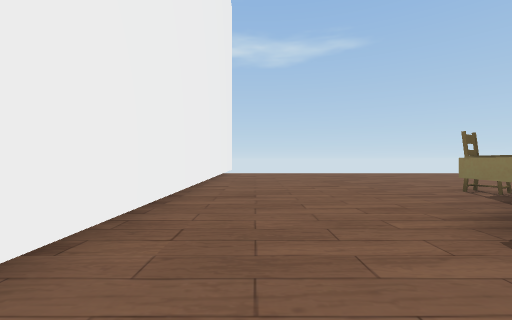
[1] (above)

23 first-person views from a walk through a Unity game level. The camera is 0.6 m above the floor, looks level and sees 90° across. The floor is counted in squares, 1 m on a side. Each view is taken from the middle of a square. On the plan, view 1 faces up. The plan holds only what a view shows up to about 9 squares ahead; the rest is blank. The place goes on beyond the plan.

[2]
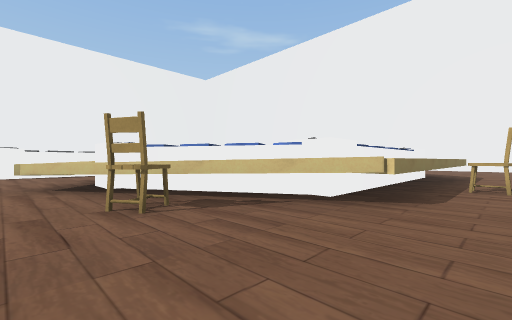

[3]
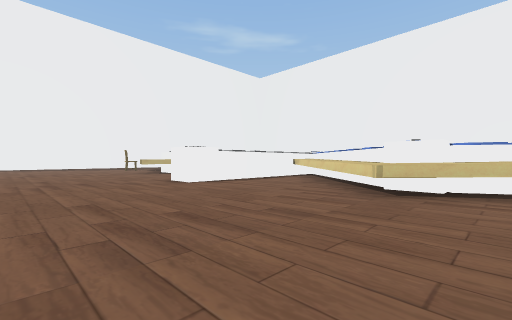

[4]
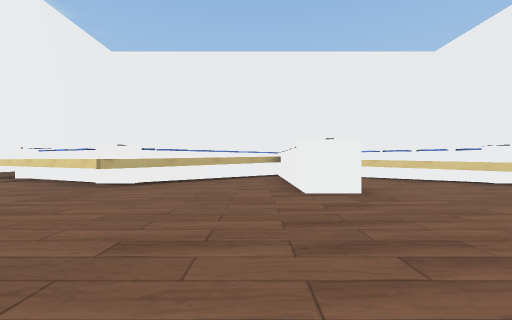

[5]
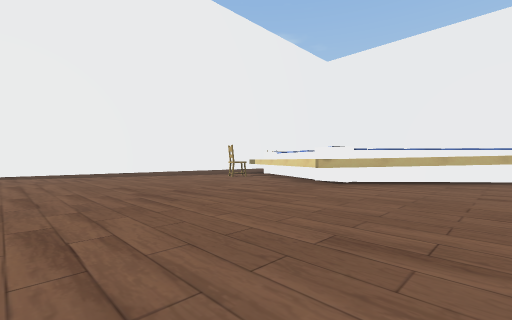

[6]
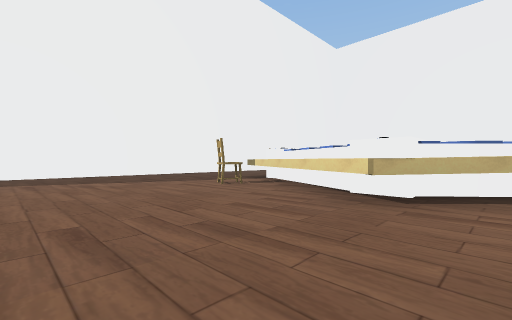

[7]
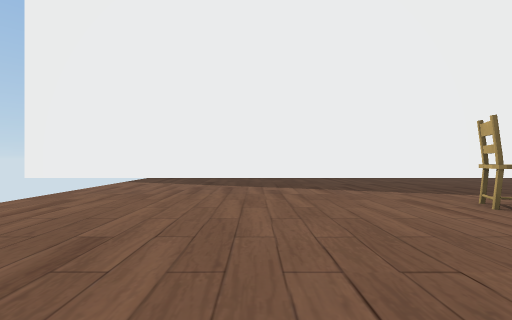

[8]
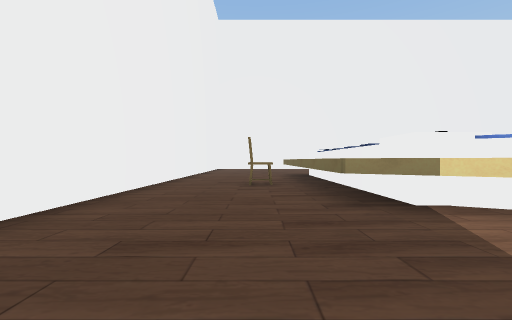

[9]
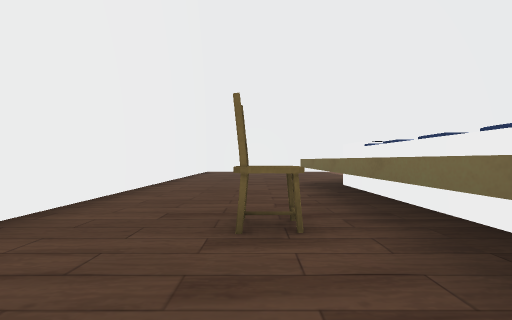

[10]
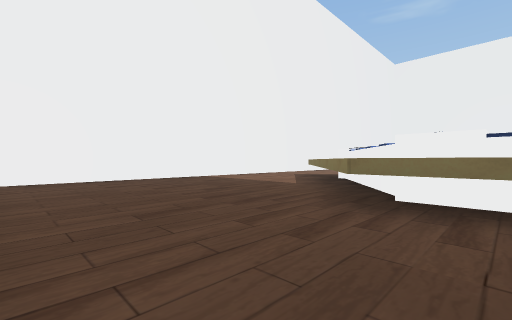

[11]
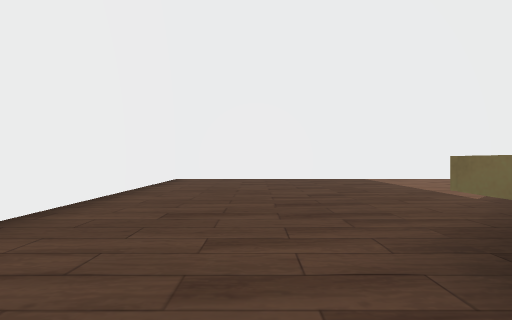

[12]
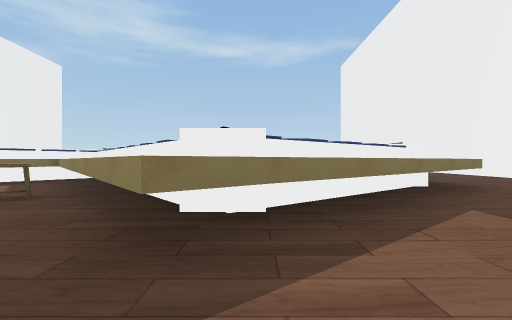

[13]
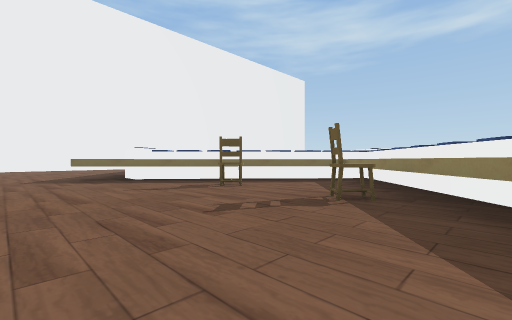

[14]
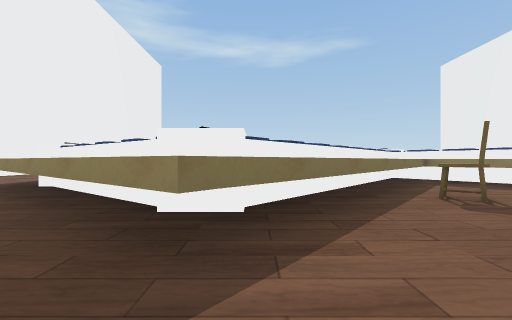

[15]
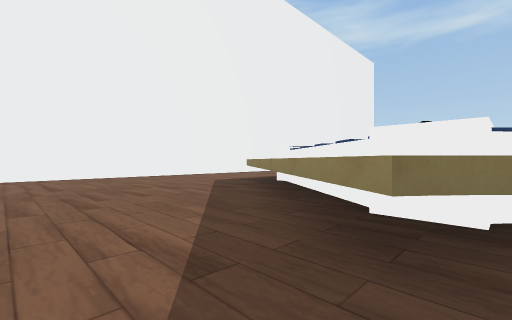

[16]
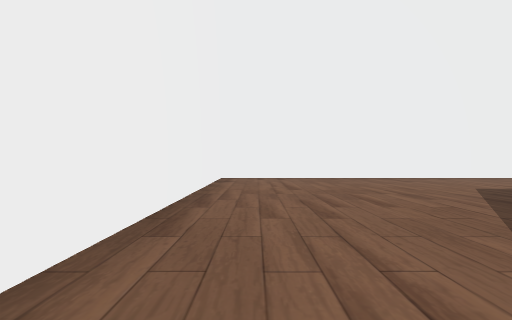

[17]
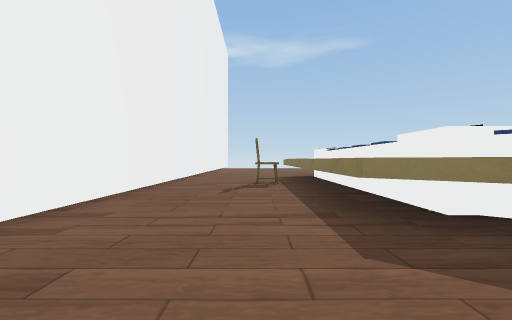

[18]
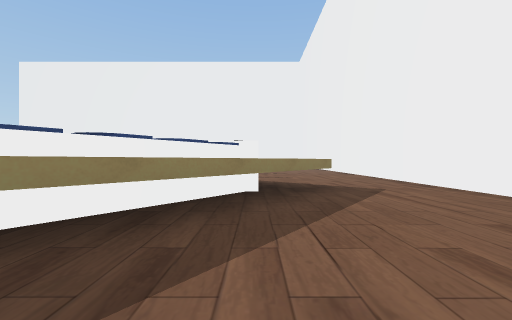

[19]
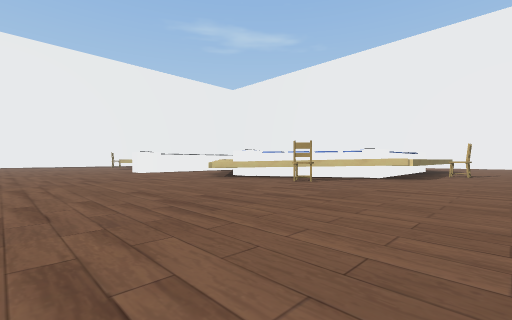

[20]
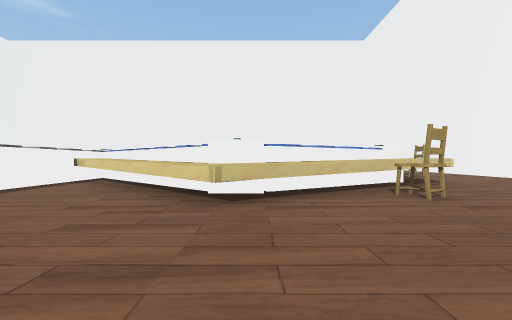

[21]
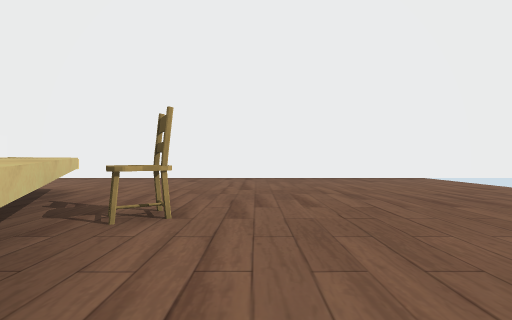

[22]
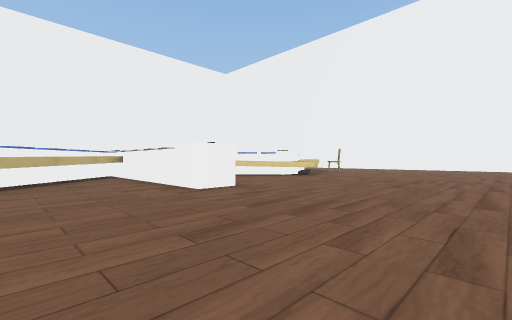

[23]
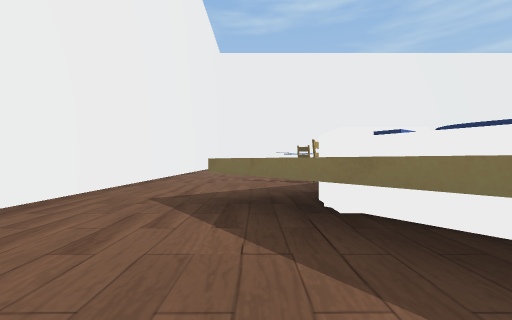

### Floor plan
Key: @ floor where view 1 was taken; # wall or solid block; . floor; ^ raised ledge; O other object.
Columns run from 2 left of view 1 to 27 right of it. Each row starts with its distance up from view 1.
 12 #                            #
 11 #............................#
 10 #............................#
  9 #............................#
  8 #............................#
  7 #............................#
  6 #.............OO.............#
  5 #.....O.^^^...OO...^^^.O.....#
  4 #.....O^OOO^..OO..^O#^^......#
  3 #....^OOOOOOO^OO^^OOOOO#^....#
  2 #...^OO   OOOOOOOOOO  OO#^...#
  1 #...^OO     OO#OOO     OO^...#
  0 #.@OOOO      OOO       OO^O..#
 -1 #...^OO      O  O      OO^...#
 -2 #...^OO     OOO#OO     OO^...#
 -3 #...^OO     OO^^OOO    OO^...#
 -4 #...^^OO   OOO^.^OO   OO^^...#
 -5 #....^OOOOOOO^..^OOOOOOO^....#
 -6 #.....^OOOOO^O..O^OOOOO^.....#
 -7 #.......^OO^......^^O^.......#
 -8 #........^^........^^........#
 -9 #............................#
-10 #............................#
-11 ##############################

Where each view was taken, in squares from view 1:
view 1: 0 up, 0 right, facing up
view 2: 6 up, 1 right, facing down-right
view 3: 10 up, 6 right, facing down-right
view 4: 11 up, 14 right, facing down
view 5: 11 up, 14 right, facing down-right
view 6: 9 up, 16 right, facing down-right
view 7: 8 up, 18 right, facing right
view 8: 6 up, 24 right, facing down
view 9: 2 up, 24 right, facing down
view 10: 3 down, 26 right, facing down-left
view 11: 3 down, 24 right, facing down
view 12: 10 down, 18 right, facing up
view 13: 10 down, 16 right, facing up-left
view 14: 10 down, 8 right, facing up
view 15: 10 down, 8 right, facing up-left
view 16: 10 down, 7 right, facing left
view 17: 7 down, 1 right, facing up
view 18: 7 down, 2 right, facing right
view 19: 11 up, 0 right, facing down-right
view 20: 9 up, 7 right, facing down
view 21: 6 up, 7 right, facing left
view 22: 11 up, 16 right, facing down-left
view 23: 8 down, 21 right, facing left
